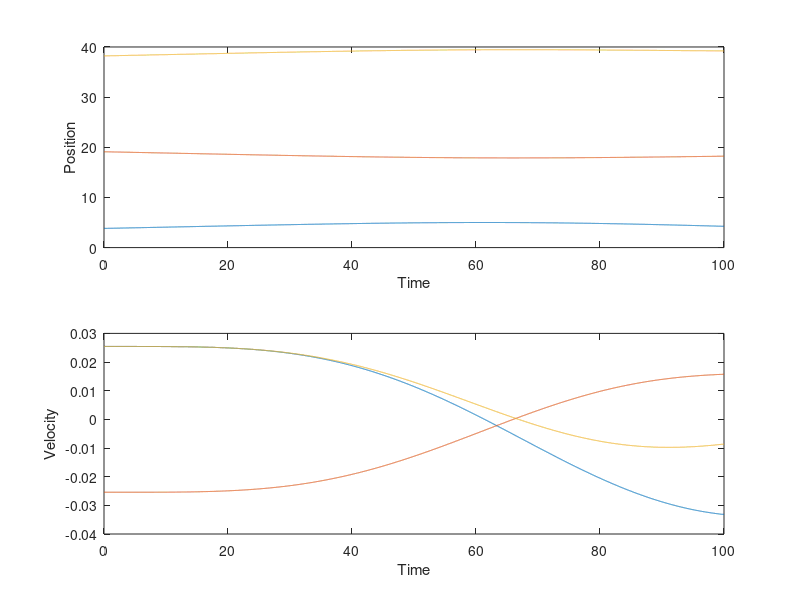
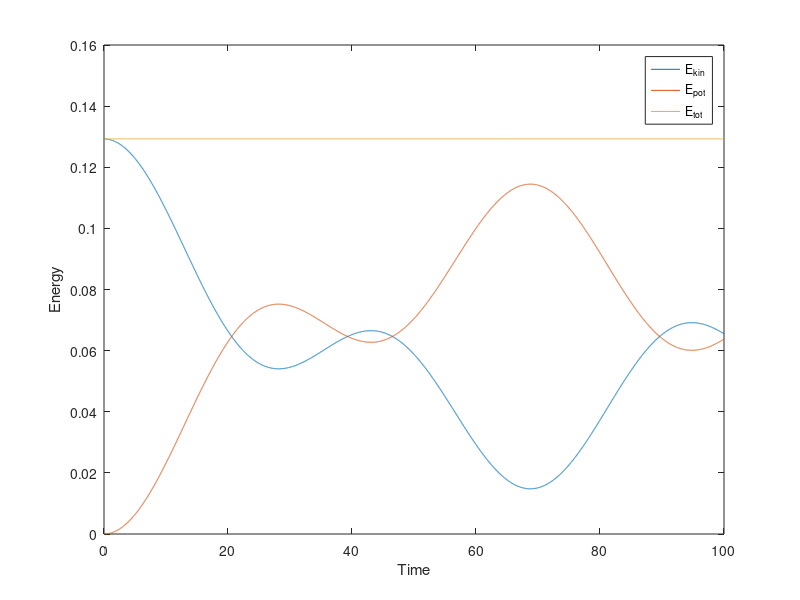

MATLAB code to generate these figures, in order:
% 1D Mass-Spring system with real values
% Made by Shin, KiBeom [irgbu1209@yonsei.ac.kr]

m = 39.948;                % Mass of atom         
N = 10;                    % Number of atom
k = 0.0509;                % Spring constat                  
a = 3.822;                 % Distance of atoms                
dt = 0.01;                 % Time                             
T = 300;                   % Tempeture       
turn = 10000;              % Calcualated time
k_B = 8.617333262*10^(-5); % Boltzman constant  
v = sqrt(k_B * T / m);     % Speed              

% Set direction of each atom
direction = ones(1, 10);
directionCache = randperm(N, N/2);
for i = 1:N/2
    direction(directionCache(i)) = -1;
end

% Initial condition
coordi = zeros(turn+1, N);
velo = zeros(turn+1, N);
E_kin = zeros(turn+1, 1);
E_pot = zeros(turn+1, 1);
E_tot = zeros(turn+1, 1);

coordi(1, :) = a * (1:N);                
distance = a * ones(1, 11);              
velo(1, :) = v * direction;              
accel = k * diff(distance) / m;          
E_kin(1, :) = 10 * m * v^2 /2;         
E_tot(1, :) = E_kin(1, :) + E_pot(1, :);

for i = 1:turn
    tempCoordi = coordi(i, :) + velo(i, :) * dt + dt^2 * accel / 2;
    distance = [a diff(tempCoordi) a];
    tempAccel = k * diff(distance) / m;
    tempVelo = velo(i, :) + dt * (tempAccel + accel) / 2;
    
    coordi(i+1, :) = tempCoordi;
    velo(i+1, :) = tempVelo;
    accel = tempAccel;

    E_kin(i+1, :) = sum(tempVelo.^2)*m/2;
    E_pot(i+1, :) = k*sum((distance-a).^2)/2;
    E_tot(i+1, :) = E_kin(i+1)+E_pot(i+1);
end

% Visualization
energy = [E_kin E_pot E_tot];
t = 0:dt:turn*dt;

figure(1)  % Position & Velocity
subplot(2, 1, 1)
plot(t, coordi(:, 1), t, coordi(:, 5), t, coordi(:, 10))
xlabel('Time'), ylabel('Position')
subplot(2, 1, 2)
plot(t, velo(:, 1), t, velo(:, 5), t, velo(:, 10))
xlabel('Time'), ylabel('Velocity')

figure(2)  % Energy
plot(t, energy)
xlabel('Time'), ylabel('Energy')
legend('E_{kin}', 'E_{pot}', 'E_{tot}')
